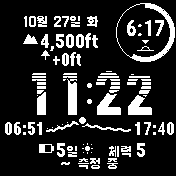
#> input picture design/base_screen.png, 176 x 176 px
$ python gen_banner.py preview '→' previews/banner_options.png '(숫자' '서체' '비교,' '176)'
#> lines starting #> are read from the running program, lines starting #| are printed output that depends on the picture; after the words box and inside, x2 and y2 are one past the last pixel; in counts of white or black regions, pixels touching at a corner belong together
"""파타고라니 오마주 배너 생성기 (1bpp).

배너 = 물결 띠 하늘(흰 바탕) + 뾰족한 산맥(검정) + 봉우리 위 고라니. 시각 숫자는 흰 슬랩 세리프로 산 위에 얹는다.
화면 크기별(TARGETS)로 따로 만든다: 176 = Instinct 3 Solar, 280 = Fenix 7X (1.5배), 454 = Forerunner 970 (2.4배).
AMOLED 화면(AOD=True)은 저전력 화면용 속 빈 숫자·능선 윤곽선도 만든다.

  python gen_banner.py preview   → previews/banner_options.png (숫자 서체 비교, 176)
  python gen_banner.py export    → ../InstinctFace/resources-<화면>/ 에 배너·고라니·시각 숫자 비트맵,
                                   ../InstinctFace/source-<화면>/Banner.mc (모든 화면)
  python gen_banner.py spots     → previews/deer_spots.png (고라니가 설 수 있는 자리 모음, 176)

서체: Alfa Slab One (SIL OFL, fonts/ 참고)
"""
import sys
from pathlib import Path

import numpy as np
from PIL import Image, ImageDraw, ImageFont

HERE = Path(__file__).resolve().parent
FONTS = HERE / "fonts"
PROJ = HERE.parent / "InstinctFace"

# 화면별 배치. S = 176 화면 대비 배율 (배너 안 모양·두께는 모두 S로 키운다)
#   176: 서브스크린 베젤(중심 144,31 반경 약 40)을 피하려고 배너는 y=72부터.
#   280: 둥근 화면이라 배너 네 모서리가 화면 안에 들도록 가운데로 내리고, 서브스크린 원(196,62 r40) 아래에 둔다.
# BEZEL = 고라니가 들어가면 안 되는 서브스크린 원 (중심 x, y, 반경)
# TEXT_BOTTOM = 이 x보다 왼쪽은 좌상단 글자 줄이 이 y까지 내려온다
#   454: 280 배치를 화면 크기 비율(약 1.62배)로 옮겼다. 서브스크린 원은 (318,100 r65)
# AOD = 저전력 화면(번인 보호)용 비트맵을 만들지 (AMOLED)
TARGETS = {
    "176": dict(S=1.0, BX=8, BY=72, BW=160, BH=60, DIGIT_H=32, BEZEL=(144, 31, 41), TEXT_BOTTOM=(110, 64), AOD=False),
    "280": dict(S=1.5, BX=20, BY=106, BW=240, BH=90, DIGIT_H=48, BEZEL=(196, 62, 44), TEXT_BOTTOM=(152, 93), AOD=False),
    "454": dict(S=2.4, BX=35, BY=172, BW=384, BH=144, DIGIT_H=77, BEZEL=(318, 100, 70), TEXT_BOTTOM=(245, 152), AOD=True),
}


def use(target):
    """TARGETS[target] 값을 모듈 전역으로 (함수들이 전역을 읽는다)."""
    g = globals()
    g["TARGET"] = target
    g.update(TARGETS[target])
    S = g["S"]
    g["LINE"] = round(S)                              # 물결·틈 선 두께
    g["DIGIT_Y"] = BY + BH - DIGIT_H - round(2 * S)   # 숫자 윗변(화면 좌표)
    g["TRACK"] = round(2 * S)
    g["LEG_EXT"], g["LEG_SINK"], g["SPOT_GAP"] = round(4 * S), round(2 * S), round(12 * S)

# 산맥 꼴: (x 비율, 배너 안 y px). 봉우리 4~5개, 고라니는 DEER_PEAK 봉우리 위에 선다.
RIDGE = [(0.00, 25), (0.04, 21), (0.08, 23), (0.13, 16), (0.17, 19), (0.21, 14), (0.24, 18),
         (0.30, 20), (0.36, 17), (0.42, 21), (0.50, 19), (0.56, 12), (0.60, 15), (0.63, 13),
         (0.68, 19), (0.74, 16), (0.80, 22), (0.85, 14), (0.88, 17), (0.93, 21), (1.00, 24)]
DEER_PEAK = (0.56, 12)   # 발 4개가 봉우리 꼭대기 근처에 닿는다
SUN_Y = (11, 5)              # 해 높이: 일출·일몰 때 y, 정오 때 y (배너 안 좌표)


def ridge_y():
    xs = np.arange(BW) / (BW - 1)
    px, py = zip(*RIDGE)
    return np.round(np.interp(xs, px, np.array(py) * S)).astype(int)


def make_banner():
    """True = 흰 픽셀. 하늘은 흰 바탕에 물결 띠, 능선 아래는 검정."""
    m = np.ones((BH, BW), bool)
    xs = np.arange(BW)
    # 물결 띠: (기준 y, 두께, 진폭, 주기, 위상)
    for y0, th, amp, per, ph in [(3, 1, 0.8, 70, 0.0), (11, 1, 0.8, 80, 2.1)]:
        ys = np.round(y0 * S + amp * S * np.sin(xs / (per * S) * 2 * np.pi + ph)).astype(int)
        for x, y in zip(xs, ys):
            m[y:y + th * LINE, x] = False
    # 로고의 주황 띠 → 체크무늬(디더링) 띠
    ys = np.round(6.5 * S + 0.9 * S * np.sin(xs / (64 * S) * 2 * np.pi + 0.7)).astype(int)
    for x, y in zip(xs, ys):
        for yy in range(y, y + round(2 * S)):
            if (x + yy) % 2 == 0:
                m[yy, x] = False
    # 산맥
    r = ridge_y()
    for x in xs:
        m[r[x]:, x] = False
    return m


# 고라니 픽셀 아트 (왼쪽을 보고 선 모습). 뿔 없이 크고 둥근 귀, 긴 목, 가는 다리. '#' = 검정
DEER = [
    "...##.##............",
    "...##.##............",
    "....#####...........",
    "...######...........",
    ".#######............",
    "#######.............",
    "..#####.............",
    "...####.............",
    "...####.............",
    "....####............",
    "....#############...",
    "....###############.",
    "....################",
    "....################",
    ".....###########.##.",
    ".....##.##.....###..",
    ".....#...#.....#.#..",
    ".....#...#....#..#..",
    ".....#...#....#..#..",
    ".....#...#....#..#..",
]


def make_deer():
    m = np.array([[c == "#" for c in row] for row in DEER])
    if S == 1:
        return m
    # 픽셀 아트를 부드럽게 키운 뒤 다시 1bpp로 (최근접 확대는 1.5배에서 다리 굵기가 들쭉날쭉해진다)
    n = round(m.shape[0] * S)
    im = Image.fromarray((m * 255).astype(np.uint8)).resize((n, n), Image.LANCZOS)
    return np.array(im) > 110


def digit_font(path, h):
    """숫자 높이가 h가 되는 크기로 연다."""
    f = ImageFont.truetype(str(path), 100)
    b = f.getbbox("0")
    return ImageFont.truetype(str(path), round(100 * h / (b[3] - b[1])))


def render_text(font, text, track=None):
    """시각 문자열을 1bpp 마스크로. 숫자는 고정 폭 칸 가운데 정렬 (시각이 바뀌어도 흔들리지 않게)."""
    track = TRACK if track is None else track
    cell = max(font.getbbox(c)[2] - font.getbbox(c)[0] for c in "0123456789")
    top = font.getbbox("0")[1]
    parts = []
    for ch in text:
        bb = font.getbbox(ch)
        w = bb[2] - bb[0]
        cw = cell if ch.isdigit() else w
        im = Image.new("L", (cw * 4, DIGIT_H * 4), 0)
        big = ImageFont.truetype(font.path, font.size * 4)
        bb4 = big.getbbox(ch)
        ImageDraw.Draw(im).text(((cw * 4 - (bb4[2] - bb4[0])) // 2 - bb4[0], -big.getbbox("0")[1]), ch, fill=255, font=big)
        parts.append(np.array(im.resize((cw, DIGIT_H), Image.BOX)) > 110)
        parts.append(np.zeros((DIGIT_H, track), bool))
    return np.concatenate(parts[:-1], axis=1)


# 숫자 안의 산그리메: 먼 능선과 가까운 능선 (x 비율, 숫자 안 y px). 가까운 능선이 늘 3px 이상 아래.
FAR_RIDGE = [(0.00, 11), (0.08, 9), (0.15, 12), (0.24, 7), (0.30, 10), (0.38, 8), (0.47, 12),
             (0.55, 9), (0.63, 6), (0.70, 10), (0.80, 8), (0.90, 11), (1.00, 9)]
NEAR_RIDGE = [(0.00, 20), (0.10, 17), (0.18, 19), (0.27, 14), (0.34, 18), (0.42, 16), (0.50, 20),
              (0.60, 15), (0.66, 17), (0.75, 13), (0.82, 18), (0.92, 16), (1.00, 19)]
SKY_GAPS = [1, 4]            # 숫자 윗부분 하늘 띠 사이 틈


def profile(pts, w):
    xs = np.arange(w) / max(w - 1, 1)
    px, py = zip(*pts)
    return np.round(np.interp(xs, px, np.array(py) * S)).astype(int)


def mountain_layers(row, mode="dither"):
    """시각 줄 마스크에 산그리메를 새긴다. 위: 하늘 띠 / 가운데: 먼 산 / 아래: 가까운 산(꽉 참).
    mode: "dither" = 먼 산을 옅게(대기 원근), "solid" = 먼 산도 꽉 참, "alpine" = 능선 하나(이전 3-A)."""
    h, w = row.shape
    out = row.copy()
    gaps = [round(g * S) for g in SKY_GAPS]
    if mode == "alpine":
        near = profile(NEAR_RIDGE, w) - round(4 * S)
        for x in range(w):
            out[near[x] - 2 * LINE:near[x], x] = False
            for g in gaps + [round(7 * S), round(10 * S)]:
                if g < near[x] - 2 * LINE:
                    out[g:g + LINE, x] = False
        return out
    far, near = profile(FAR_RIDGE, w), profile(NEAR_RIDGE, w)
    for x in range(w):
        for g in gaps:
            if g < far[x] - LINE:
                out[g:g + LINE, x] = False
        out[far[x] - LINE:far[x], x] = False            # 먼 능선 틈
        if mode == "dither":
            for y in range(far[x], near[x] - LINE):
                if x % 2 == 0 and y % 2 == 0:
                    out[y, x] = False
        out[near[x] - LINE:near[x], x] = False          # 가까운 능선 틈
    return out


def compose(base, font, text="11:22", sun_frac=0.42, mode=None):
    scr = base.copy()
    scr[BY - 5:BY + BH + 3, :] = False
    scr[BY:BY + BH, BX:BX + BW] = make_banner()
    # 패치 테두리: 1px 틈 + 1px 흰 선 (산의 검정이 화면 배경과 섞이지 않게)
    x0, y0, x1, y1 = BX - 2, BY - 2, BX + BW + 1, BY + BH + 1
    scr[y0, x0 + 1:x1] = scr[y1, x0 + 1:x1] = True
    scr[y0 + 1:y1, x0] = scr[y0 + 1:y1, x1] = True
    # 해: 흰 테두리 + 검정 원
    sx = BX + int((BW - 1) * sun_frac)
    sy = BY + int(SUN_Y[0] * S - (SUN_Y[0] - SUN_Y[1]) * S * np.sin(np.pi * sun_frac))
    yy, xx = np.ogrid[:176, :176]
    d2 = (xx - sx) ** 2 + (yy - sy) ** 2
    scr[d2 <= 16] = True
    scr[d2 <= 6] = False
    # 고라니: 발이 봉우리에 닿게
    deer = make_deer()
    dx = BX + int((BW - 1) * DEER_PEAK[0]) - deer.shape[1] // 2
    dy = BY + round(DEER_PEAK[1] * S) - deer.shape[0] + 1
    # 머리가 배너 위 검정 바탕으로 튀어나가므로 1px 흰 테두리를 먼저 깐다
    halo = np.pad(deer, 1)
    halo = halo | np.roll(halo, 1, 0) | np.roll(halo, -1, 0) | np.roll(halo, 1, 1) | np.roll(halo, -1, 1)
    hy, hx = dy - 1, dx - 1
    scr[hy:hy + halo.shape[0], hx:hx + halo.shape[1]] |= halo
    scr[dy:dy + deer.shape[0], dx:dx + deer.shape[1]] &= ~deer
    # 시각
    t = render_text(font, text)
    if mode:
        t = mountain_layers(t, mode)
    x0 = 88 - t.shape[1] // 2
    scr[DIGIT_Y:DIGIT_Y + DIGIT_H, x0:x0 + t.shape[1]] |= t
    return scr


def preview():
    base = np.array(Image.open(HERE / "base_screen.png").convert("L")) > 128
#> base: shape (176, 176) bool; 16.7% white; 110 white regions (32 under 20 px), largest, box (x1, y1, x2, y2) and area: (116, 3, 175, 62) 559, (97, 93, 121, 115) 325, (67, 79, 77, 115) 306
    a = FONTS / "AlfaSlabOne-Regular.ttf"
    opts = [("A. 능선 하나 (이전 3-A)", a, "alpine"), ("B. 산그리메 (먼 산 옅게)", a, "dither"),
            ("C. 산그리메 (먼 산 꽉 참)", a, "solid")]
    scale, pad, top = 3, 16, 34
    sheet = Image.new("RGB", (len(opts) * (176 * scale + pad) + pad, 176 * scale + top + pad), (40, 40, 40))
#> sheet: PIL image 1648x578 RGB; every value is 40
    kfont = ImageFont.truetype("/System/Library/Fonts/AppleSDGothicNeo.ttc", 22)
    dr = ImageDraw.Draw(sheet)
    for i, (label, path, mode) in enumerate(opts):
        scr = compose(base, digit_font(path, DIGIT_H), mode=mode)
        img = Image.fromarray((scr * 255).astype(np.uint8)).resize((176 * scale,) * 2, Image.NEAREST)
        x = pad + i * (176 * scale + pad)
        sheet.paste(img.convert("RGB"), (x, top))
        dr.text((x, 6), label, fill=(240, 240, 240), font=kfont)
#> this loop made 3 passes
#> pass 1, in preview, `scr = compose(base, digit_font(path, DIGIT_H), mode=mode)`:
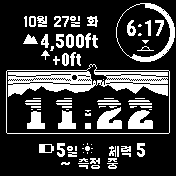
#> scr: shape (176, 176) bool; 23.1% white; 88 white regions (29 under 20 px), largest, box (x1, y1, x2, y2) and area: (6, 64, 170, 134) 2854, (116, 3, 175, 62) 559, (97, 107, 122, 129) 360
#> pass 1, in preview, `img = Image.fromarray((scr * 255).astype(np.uint8)).resize((176 * scal..`:
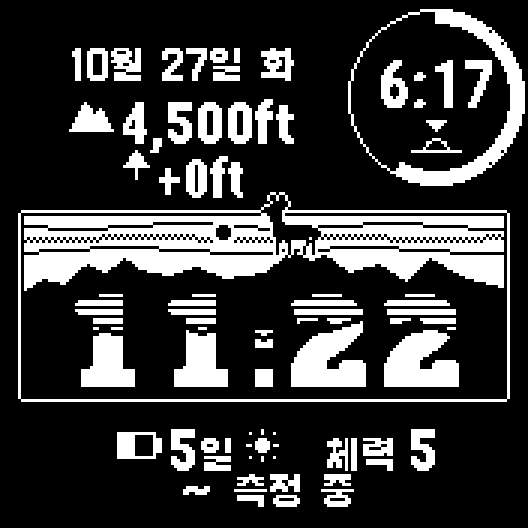
#> img: PIL image 528x528 L; 23.1% white; 88 white regions (10 under 20 px), largest, box (x1, y1, x2, y2) and area: (18, 192, 510, 402) 25686, (348, 9, 525, 186) 5031, (291, 321, 366, 387) 3240
#> pass 2, in preview, `scr = compose(base, digit_font(path, DIGIT_H), mode=mode)`:
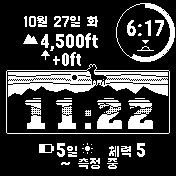
#> scr: shape (176, 176) bool; 23.1% white; 75 white regions (22 under 20 px), largest, box (x1, y1, x2, y2) and area: (6, 64, 170, 134) 2854, (116, 3, 175, 62) 559, (128, 103, 153, 129) 421
#> pass 2, in preview, `img = Image.fromarray((scr * 255).astype(np.uint8)).resize((176 * scal..`:
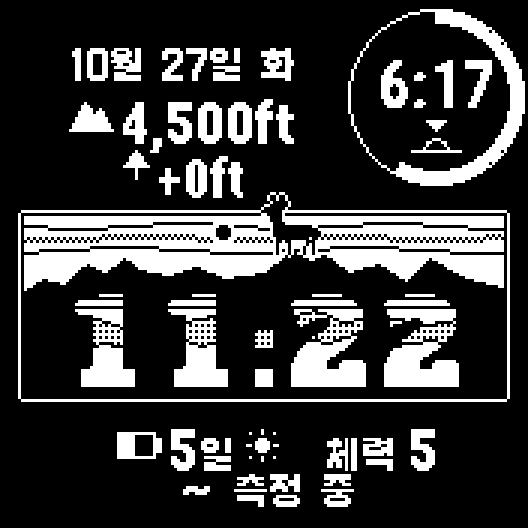
#> img: PIL image 528x528 L; 23.1% white; 75 white regions (10 under 20 px), largest, box (x1, y1, x2, y2) and area: (18, 192, 510, 402) 25686, (348, 9, 525, 186) 5031, (384, 309, 459, 387) 3789
#> after the loop:
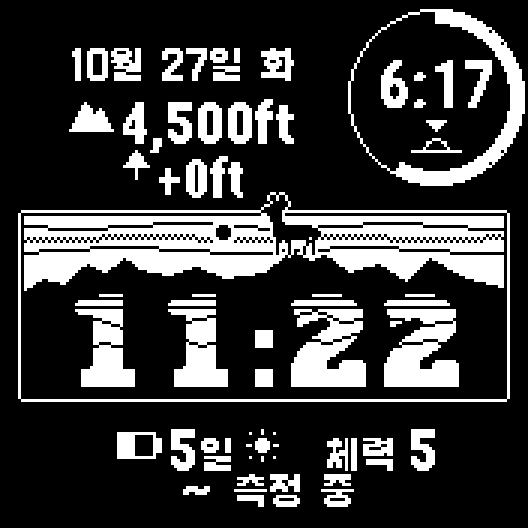
#> img: PIL image 528x528 L; 23.4% white; 74 white regions (9 under 20 px), largest, box (x1, y1, x2, y2) and area: (18, 192, 510, 402) 25686, (348, 9, 525, 186) 5031, (384, 309, 459, 387) 3969
#> after the loop:
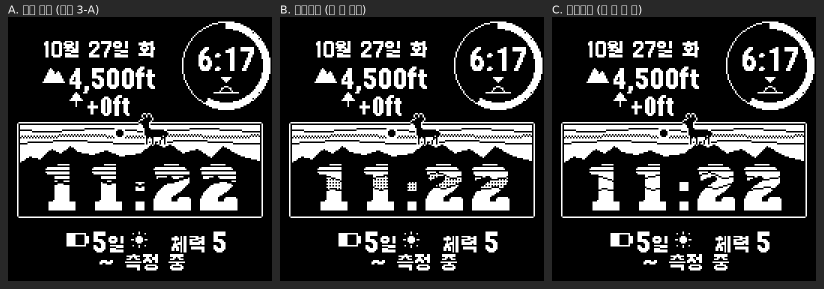
#> sheet: PIL image 1648x578 RGB (shown at 1/2 size); min 0, max 255, mean 57.3
    out = HERE / "previews" / "banner_options.png"
    sheet.save(out)
    print(out)


DIGIT_FONT = FONTS / "AlfaSlabOne-Regular.ttf"
DIGIT_MODE = "solid"         # 숫자 안 산그리메: "solid" / "dither" / "alpine" (preview로 비교)


# [285 lines left out: functions deer_with_halo, deer_spot, deer_spots, spots_preview, banner_with_border, outline and 4 more, not called in this run]


if __name__ == "__main__":
    use("176")
    if sys.argv[1:2] == ["preview"]:
        preview()
    elif sys.argv[1:2] == ["spots"]:
        spots_preview()
    elif sys.argv[1:2] == ["export"]:
        for t in TARGETS:
            use(t)
            export()
    else:
        print(__doc__)
